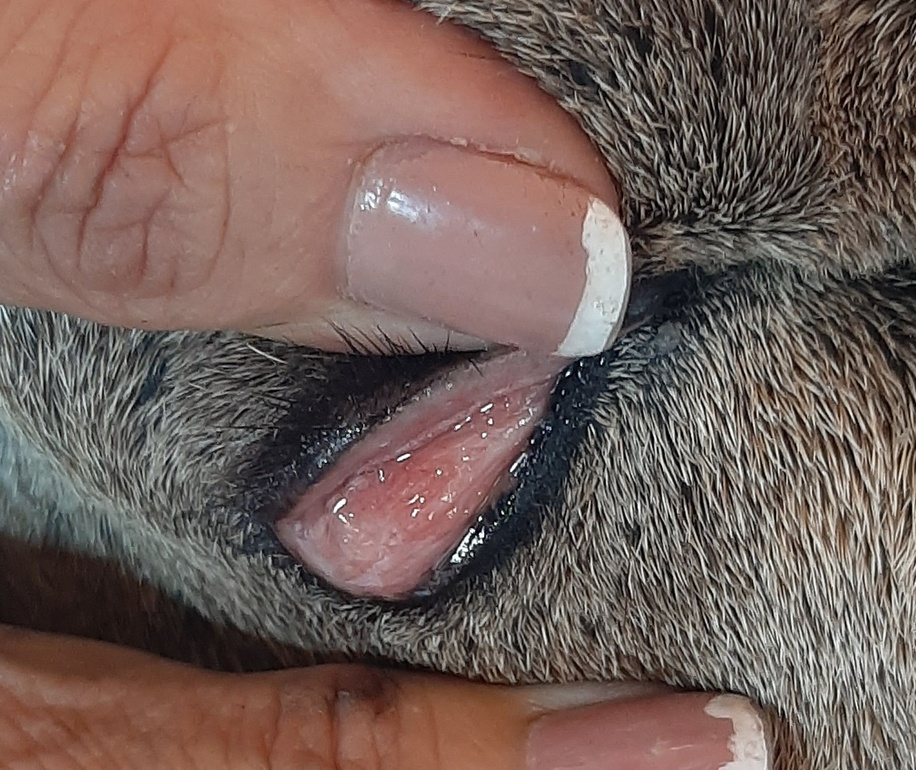
#> input picture CV/Treino/Enviar_3/dados/2023-09-13&695_3.jpg, 916 x 770 px, shrunk from 1416 x 1191 before the run; its folder holds only this picture in this run
$ jupyter execute --allow-errors main2.ipynb   (shell and % lines are left out)
#> lines starting #> are read from the running program, lines starting #| are printed output that depends on the picture; long printed decimals are rounded
#> further down, img is the input picture: shape (770, 916, 3); mean R, G, B 115.4, 95.6, 89.5
Os seguintes valores são calculado com o histograma e são largamente utilizados para representar imagens:
- Média
- Variância
- Skewness
- Kurtosis
- Energia
- Entropia

[cell 1]
#dependencias necessárias

[cell 2]
def descritor_histograma(img_rgb):
    """
    Recebe uma imagem RGB como parâmetro
    """
    import numpy as np

    # Defina o número de intervalos de intensidade (256 para imagens em 8 bits)
    num_bins = 256

    # Inicialize o histograma para cada canal de cor
    hist_r = np.zeros(num_bins, dtype=int)
    hist_g = np.zeros(num_bins, dtype=int)
    hist_b = np.zeros(num_bins, dtype=int)

    # Calcule o histograma manualmente para cada canal
    for row in img_rgb:
        for pixel in row:
            hist_r[pixel[0]] += 1
            hist_g[pixel[1]] += 1
            hist_b[pixel[2]] += 1
#> after the loop, hist_b = 256 values, max 9719 at index 109, min 27 at index 246, mean 2755.2; hist_g = 256 values, max 9050 at index 126, min 28 at index 248, mean 2755.2; hist_r = 256 values, max 7174 at index 177, min 37 at index 253, mean 2755.2

    # Calcule a média para cada canal
    mean_r = np.sum([i * hist_r[i] for i in range(num_bins)]) / np.sum(hist_r)
#> mean_r = 115.4
    mean_g = np.sum([i * hist_g[i] for i in range(num_bins)]) / np.sum(hist_g)
#> mean_g = 95.61
    mean_b = np.sum([i * hist_b[i] for i in range(num_bins)]) / np.sum(hist_b)
#> mean_b = 89.54

    media = mean_r + mean_g + mean_b
#> media = 300.6

    # Calcule a variância para cada canal
    variance_r = np.sum([(i - mean_r) ** 2 * hist_r[i] for i in range(num_bins)]) / np.sum(hist_r)
#> variance_r = 2622.2
    variance_g = np.sum([(i - mean_g) ** 2 * hist_g[i] for i in range(num_bins)]) / np.sum(hist_g)
#> variance_g = 1962.9
    variance_b = np.sum([(i - mean_b) ** 2 * hist_b[i] for i in range(num_bins)]) / np.sum(hist_b)
#> variance_b = 1890.4

    var = variance_r + variance_g + variance_b
#> var = 6475.5

    # Calcule a skewness para cada canal
    skewness_r = np.sum([((i - mean_r) / np.sqrt(variance_r)) ** 3 * hist_r[i] for i in range(num_bins)]) / np.sum(hist_r)
#> skewness_r = -0.298
    skewness_g = np.sum([((i - mean_g) / np.sqrt(variance_g)) ** 3 * hist_g[i] for i in range(num_bins)]) / np.sum(hist_g)
#> skewness_g = 0.146
    skewness_b = np.sum([((i - mean_b) / np.sqrt(variance_b)) ** 3 * hist_b[i] for i in range(num_bins)]) / np.sum(hist_b)
#> skewness_b = 0.317

    sk = skewness_r + skewness_g + skewness_b
#> sk = 0.165

    # Calcule a kurtosis para cada canal
    kurtosis_r = np.sum([((i - mean_r) / np.sqrt(variance_r)) ** 4 * hist_r[i] for i in range(num_bins)]) / np.sum(hist_r)
#> kurtosis_r = 2.12
    kurtosis_g = np.sum([((i - mean_g) / np.sqrt(variance_g)) ** 4 * hist_g[i] for i in range(num_bins)]) / np.sum(hist_g)
#> kurtosis_g = 2.99
    kurtosis_b = np.sum([((i - mean_b) / np.sqrt(variance_b)) ** 4 * hist_b[i] for i in range(num_bins)]) / np.sum(hist_b)
#> kurtosis_b = 3.13

    kur = kurtosis_r + kurtosis_g + kurtosis_b
#> kur = 8.24

    # Calcule a energia para cada canal
    energy_r = np.sum(hist_r ** 2)
#> energy_r = 2973847630
    energy_g = np.sum(hist_g ** 2)
#> energy_g = 3517811012
    energy_b = np.sum(hist_b ** 2)
#> energy_b = 3521598434

    ener = energy_r + energy_g + energy_b
#> ener = 10013257076

    # Calcule a entropia para cada canal
    hist_normalized_r = hist_r / np.sum(hist_r)
#> hist_normalized_r = 256 values, max 0.0102 at index 177, min 5.25e-05 at index 253, mean 0.00391
    entropy_r = -np.sum(hist_normalized_r * np.log2(hist_normalized_r + np.finfo(float).eps))
#> entropy_r = 7.55

    hist_normalized_g = hist_g / np.sum(hist_g)
#> hist_normalized_g = 256 values, max 0.0128 at index 126, min 3.97e-05 at index 248, mean 0.00391
    entropy_g = -np.sum(hist_normalized_g * np.log2(hist_normalized_g + np.finfo(float).eps))
#> entropy_g = 7.4

    hist_normalized_b = hist_b / np.sum(hist_b)
#> hist_normalized_b = 256 values, max 0.0138 at index 109, min 3.83e-05 at index 246, mean 0.00391
    entropy_b = -np.sum(hist_normalized_b * np.log2(hist_normalized_b + np.finfo(float).eps))
#> entropy_b = 7.39

    entr = entropy_r + entropy_g + entropy_b
#> entr = 22.34


    return [media,var,sk,kur,ener,entr]

- Procurar uma base de imagens com duas classes ou mais
- Calcular os atributos de primeira ordem para cada imagem, e criar uma matriz, e adicionar uma coluna na matriz para os rótulos das classes.
- Plotar os atributos dois a dois (scatter plot)
- A entrega será:
    - Notebook com os códigos;
    - Short paper de até 4 páginas com:
        - Introdução: apresentar o problema/base escolhida;
        - Metodologia: explicar os atributos e como são calculados;
        - Resultados: resultado da classificação e scatter plots dos atributos;
        - Extra: plotar os atributos utilizando um algoritmo de redução de dimensionalidade, ex: PCA, t-SNE;
        - Conclusão.
- Será feito pela equipe definida no inicio da disciplina;
- Entrega e apresentação: 25/10/2023

[cell 3]
from sklearn.model_selection import train_test_split
from sklearn.neural_network import MLPClassifier as mlp
from sklearn.metrics import accuracy_score
import numpy as np

def classification(X,y):

    """
    X é uma matriz onde cada linha corresponde aos atributos calculados com o descritor
    y são os rótulos da classe de cada imagem. Exemplo [0,1,0,0,1,2,2,0,0,0,...,1]
    """

    # separar conjuntos de treino e teste
    X_train,X_test,y_train,y_test = train_test_split(X,y,train_size=0.7)
    # criar instancia do classificador
    clf = mlp()
    # treinar o classificador
    clf.fit(X_train,y_train)
    # realizar a predicao
    pred = clf.predict(X_test)
    # calcular o resultado utilizando a acuracia
    acuracia = accuracy_score(y_test,pred)


    return np.round(acuracia,decimals=2)

# Processamento dos dados

[cell 4]
from glob import glob
import pandas as pd
from skimage.io import imread

data = []

dirs = "dados/*.jpg"
excel_name = 'dados.xlsx'
column_names = ['fname', 'deworm', 'mean', 'var', 'skew', 'kurtosis', 'energy', 'entropy']

fnames = glob(dirs)

for name in fnames:

    vermifuga = 0

    famacha = int(name[-5])
    if famacha > 2:
        vermifuga = 1

    img = imread(name)

    aux = descritor_histograma(img)
#> aux = [300.6, 6475.5, 0.165, 8.24, 10013257076, 22.34]
    aux.insert(0,name[6:])
    aux.insert(1,vermifuga)
    data.append(aux)

print(data)
#| [['2023-09-13&695_3.jpg', 1, 300.566, 6475.523, 0.1646, 8.243, 10013257076, 22.336]]

df = pd.DataFrame(data,columns=column_names)
#> df = table of 1 rows and 8 columns

df.to_excel(excel_name, index=False)

# Carregamento dos dados já processados

[cell 5]
import pandas as pd

# Carregar o arquivo Excel em um DataFrame
df = pd.read_excel('dados.xlsx')


matriz = []

#salvando os dados em uma matriz
for i in range(0,len(df),1):
    matriz.append([df["mean"][i],df["var"][i],df["skew"][i],df["kurtosis"][i], df["energy"][i],df["entropy"][i]])

famacha = df["deworm"]


#print(classification(matriz, famacha))

# Criação dos Scatter plots 2 a 2

[cell 6]
import matplotlib.pyplot as plt
import os

output = "scatter_plots"

if not os.path.exists(output):
    os.makedirs(output)

columns = ["mean", "var","skew", "kurtosis", "energy", "entropy"]

plt.figure(figsize=(8, 6))

for i in range(0,len(columns)-1,1):
    for j in range(i+1,len(columns),1):


        plt.scatter(df[columns[i]], df[columns[j]])
        plt.xlabel(columns[i])
        plt.ylabel(columns[j])
        fig_name = f'{columns[i]} X {columns[j]}'
        plt.savefig(os.path.sep.join((output,fig_name)))
#> this loop made 5 passes
#> pass 1, `plt.savefig(os.path.sep.join((output,fig_name)))`:
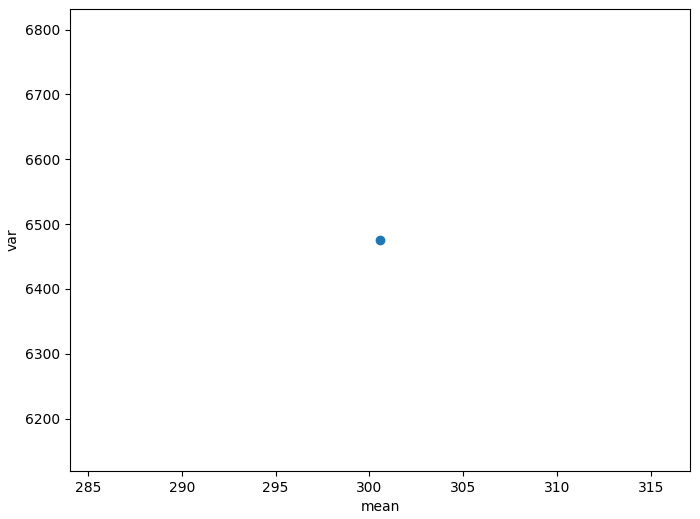
#> figure drawn by matplotlib, 1 panel
#> pass 1, `plt.savefig(os.path.sep.join((output,fig_name)))`:
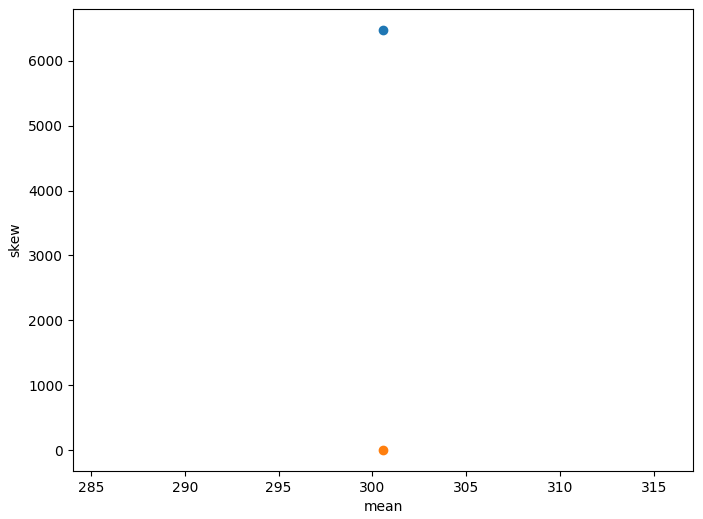
#> figure drawn by matplotlib, 1 panel
#> pass 1, `plt.savefig(os.path.sep.join((output,fig_name)))`:
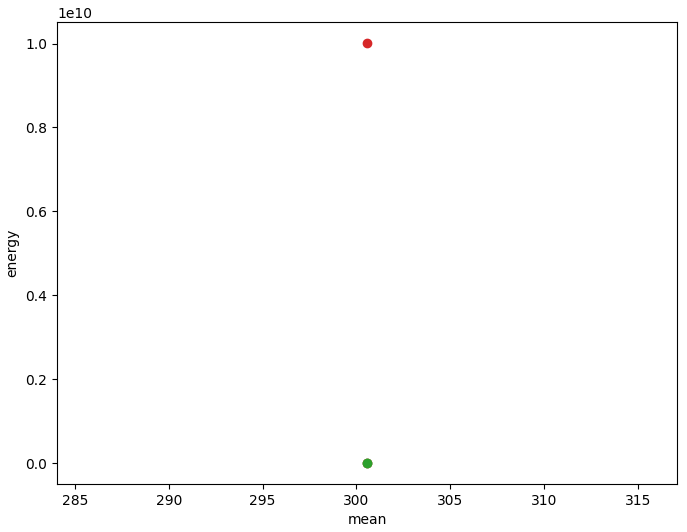
#> figure drawn by matplotlib, 1 panel
#> pass 2, `plt.savefig(os.path.sep.join((output,fig_name)))`:
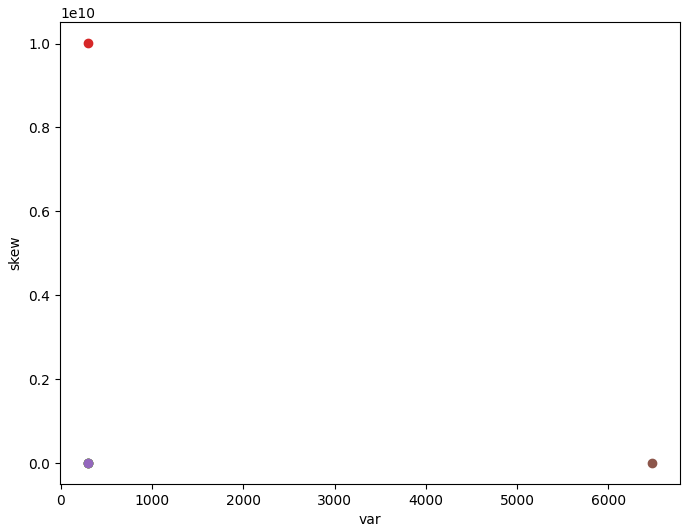
#> figure drawn by matplotlib, 1 panel
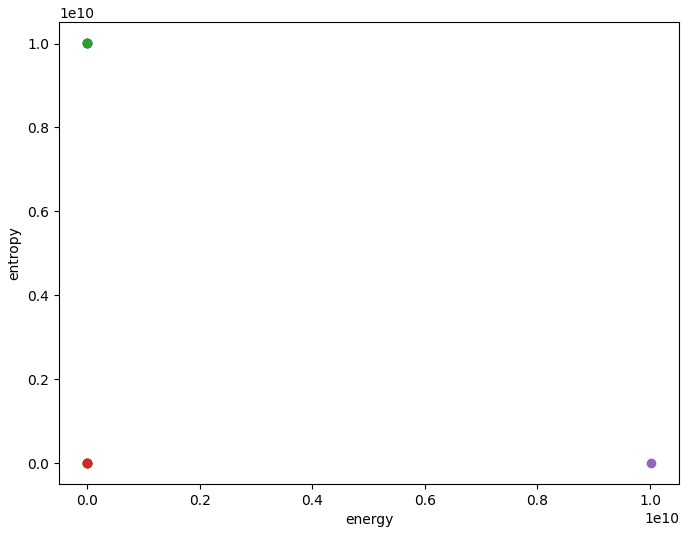
#> figure drawn by matplotlib, 1 panel

[cell 7]
import matplotlib.pyplot as plt
import itertools

columns = ["mean", "var", "skew", "kurtosis", "energy", "entropy"]

combinations = list(itertools.combinations(columns, 2))

# Crie uma figura que conterá todos os scatter plots
fig, axes = plt.subplots(len(combinations), 1, figsize=(8, 6 * len(combinations)))

for i, combo in enumerate(combinations):
    col1, col2 = combo
    ax = axes[i]

    # Plote os pontos de col1 em azul e de col2 em preto
    ax.scatter(df[col1], df[col2], c='blue', label=col1)
    ax.scatter(df[col1], df[col2], c='black', label=col2)

    ax.set_xlabel(col1)
    ax.set_ylabel(col2)
    ax.set_title(f'{col1} x {col2}')

    # Crie uma legenda
    ax.legend()

# Ajuste o layout dos subplots
plt.tight_layout()

# Exiba a figura
plt.show()
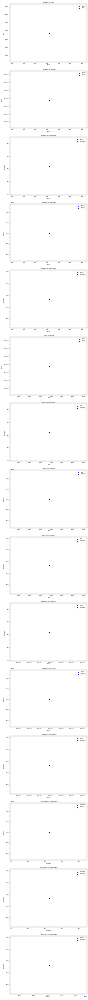
#> figure drawn by matplotlib, 15 panels

$ run again, on CV/Treino/Enviar_3/dados/img114_3.jpg
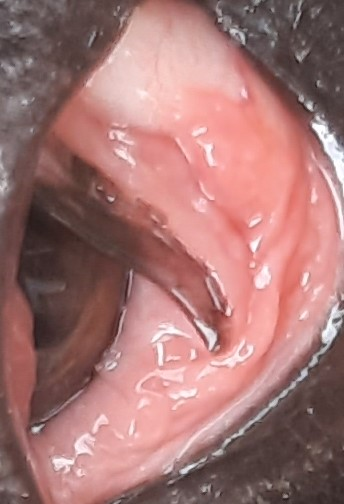
#> input picture CV/Treino/Enviar_3/dados/img114_3.jpg, 344 x 504 px
#> img is the input picture: shape (504, 344, 3); mean R, G, B 165.5, 118.4, 116.4
#> after the loop in descritor_histograma, `for row in img_rgb:`: hist_b = 256 values, max 2218 at index 65, min 0 at index 0, mean 677.2; hist_g = 256 values, max 2185 at index 60, min 0 at index 0, mean 677.2; hist_r = 256 values, max 2445 at index 255, min 0 at index 0, mean 677.2
#> mean_r = 165.5
#> mean_g = 118.4
#> mean_b = 116.4
#> media = 400.2
#> variance_r = 4128.7
#> variance_g = 2284.5
#> variance_b = 2318.4
#> var = 8731.6
#> skewness_r = -0.121
#> skewness_g = 0.23
#> skewness_b = 0.258
#> sk = 0.368
#> kurtosis_r = 1.42
#> kurtosis_g = 1.95
#> kurtosis_b = 2.01
#> kur = 5.37
#> energy_r = 203446142
#> energy_g = 215000188
#> energy_b = 210351348
#> ener = 628797678
#> hist_normalized_r = 256 values, max 0.0141 at index 255, min 0 at index 0, mean 0.00391
#> entropy_r = 7.43
#> hist_normalized_g = 256 values, max 0.0126 at index 60, min 0 at index 0, mean 0.00391
#> entropy_g = 7.35
#> hist_normalized_b = 256 values, max 0.0128 at index 65, min 0 at index 0, mean 0.00391
#> entropy_b = 7.37
#> entr = 22.14
#> aux = [400.2, 8731.6, 0.368, 5.37, 628797678, 22.14]
#| [['img114_3.jpg', 1, 400.205, 8731.624, 0.3676, 5.370, 628797678, 22.145]]
#> df = table of 1 rows and 8 columns
#> the loop `for i in range(0,len(columns)-1,1):` made 5 passes
#> pass 1, `plt.savefig(os.path.sep.join((output,fig_name)))`:
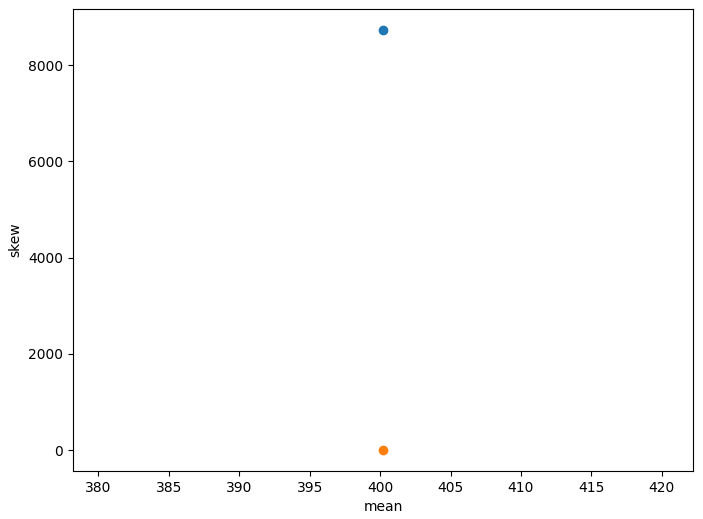
#> figure drawn by matplotlib, 1 panel
#> pass 2, `plt.savefig(os.path.sep.join((output,fig_name)))`:
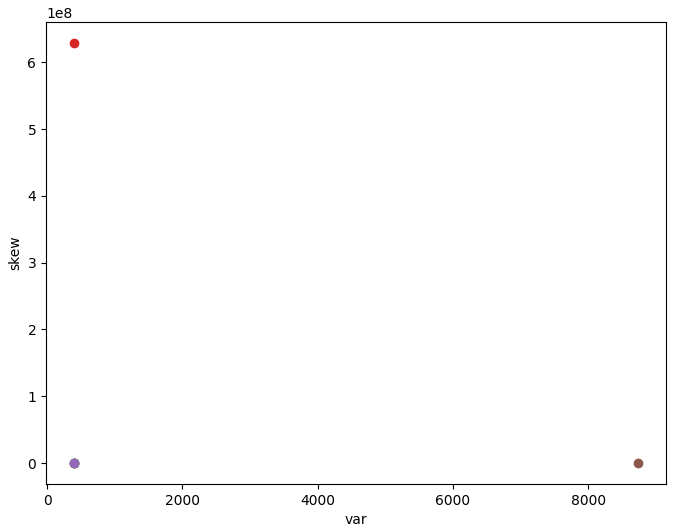
#> figure drawn by matplotlib, 1 panel

$ run again, on CV/Treino/Enviar_3/dados/img123_2.JPG
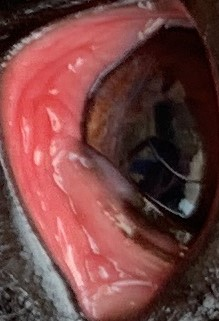
#> input picture CV/Treino/Enviar_3/dados/img123_2.JPG, 219 x 321 px
#> img is the input picture: shape (321, 219, 3); mean R, G, B 114.5, 65, 63.7
#> after the loop in descritor_histograma, `for row in img_rgb:`: hist_b = 256 values, max 1568 at index 0, min 0 at index 199, mean 274.6; hist_g = 256 values, max 1345 at index 6, min 0 at index 204, mean 274.6; hist_r = 256 values, max 764 at index 40, min 21 at index 0, mean 274.6
#> mean_r = 114.5
#> mean_g = 65.03
#> mean_b = 63.69
#> media = 243.3
#> variance_r = 5638.8
#> variance_g = 1965.3
#> variance_b = 2082.8
#> var = 9686.8
#> skewness_r = 0.25
#> skewness_g = 0.256
#> skewness_b = 0.289
#> sk = 0.795
#> kurtosis_r = 1.58
#> kurtosis_g = 2.18
#> kurtosis_b = 2.13
#> kur = 5.89
#> energy_r = 24536697
#> energy_g = 39743193
#> energy_b = 41561055
#> ener = 105840945
#> hist_normalized_r = 256 values, max 0.0109 at index 40, min 0.000299 at index 0, mean 0.00391
#> entropy_r = 7.81
#> hist_normalized_g = 256 values, max 0.0191 at index 6, min 0 at index 204, mean 0.00391
#> entropy_g = 7.18
#> hist_normalized_b = 256 values, max 0.0223 at index 0, min 0 at index 199, mean 0.00391
#> entropy_b = 7.15
#> entr = 22.14
#> aux = [243.3, 9686.8, 0.795, 5.89, 105840945, 22.14]
#| [['img123_2.JPG', 0, 243.258, 9686.846, 0.7948, 5.886, 105840945, 22.144]]
#> df = table of 1 rows and 8 columns
#> the loop `for i in range(0,len(columns)-1,1):` made 5 passes
#> pass 1, `plt.savefig(os.path.sep.join((output,fig_name)))`:
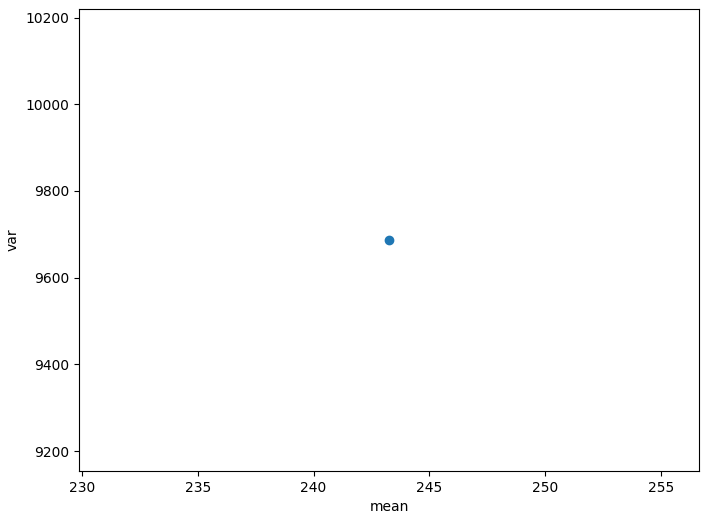
#> figure drawn by matplotlib, 1 panel
#> `[cell 6] import matplotlib.pyplot as plt import os  output = "scatter_..`:
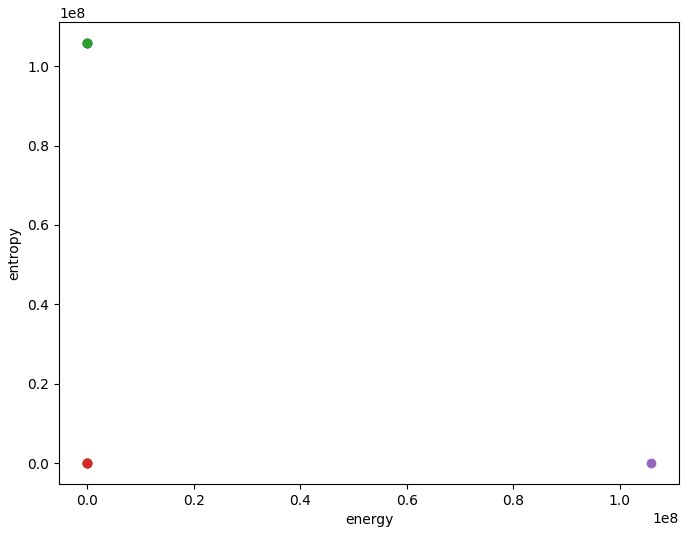
#> figure drawn by matplotlib, 1 panel

$ run again, on CV/Treino/Enviar_3/dados/img141_2.jpg
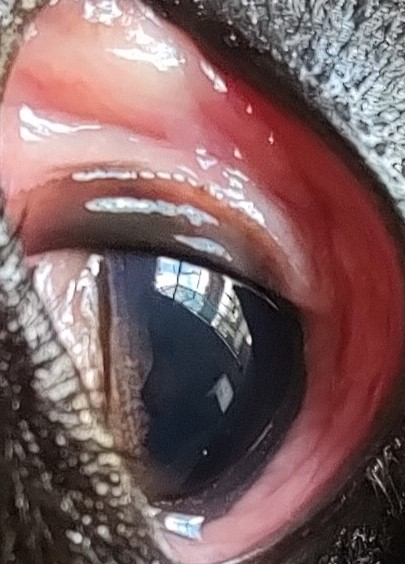
#> input picture CV/Treino/Enviar_3/dados/img141_2.jpg, 405 x 564 px
#> img is the input picture: shape (564, 405, 3); mean R, G, B 124.9, 96.2, 97.2
#> after the loop in descritor_histograma, `for row in img_rgb:`: hist_b = 256 values, max 3174 at index 36, min 31 at index 1, mean 892.3; hist_g = 256 values, max 3388 at index 32, min 15 at index 1, mean 892.3; hist_r = 256 values, max 1873 at index 255, min 0 at index 0, mean 892.3
#> mean_r = 124.9
#> mean_g = 96.21
#> mean_b = 97.23
#> media = 318.3
#> variance_r = 4845.3
#> variance_g = 4195.5
#> variance_b = 4163.1
#> var = 13203.8
#> skewness_r = 0.156
#> skewness_g = 0.585
#> skewness_b = 0.603
#> sk = 1.34
#> kurtosis_r = 1.77
#> kurtosis_g = 2.08
#> kurtosis_b = 2.16
#> kur = 6.01
#> energy_r = 241282582
#> energy_g = 338129734
#> energy_b = 319413248
#> ener = 898825564
#> hist_normalized_r = 256 values, max 0.0082 at index 255, min 0 at index 0, mean 0.00391
#> entropy_r = 7.84
#> hist_normalized_g = 256 values, max 0.0148 at index 32, min 6.57e-05 at index 1, mean 0.00391
#> entropy_g = 7.61
#> hist_normalized_b = 256 values, max 0.0139 at index 36, min 0.000136 at index 1, mean 0.00391
#> entropy_b = 7.65
#> entr = 23.1
#> aux = [318.3, 13203.8, 1.34, 6.01, 898825564, 23.1]
#| [['img141_2.jpg', 0, 318.296, 13203.822, 1.345, 6.010, 898825564, 23.103]]
#> df = table of 1 rows and 8 columns
#> the loop `for i in range(0,len(columns)-1,1):` made 5 passes
#> pass 1, `plt.savefig(os.path.sep.join((output,fig_name)))`:
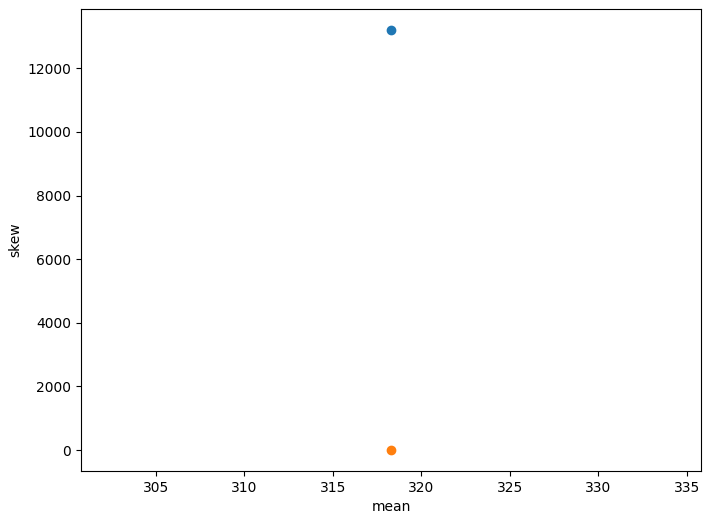
#> figure drawn by matplotlib, 1 panel
#> pass 2, `plt.savefig(os.path.sep.join((output,fig_name)))`:
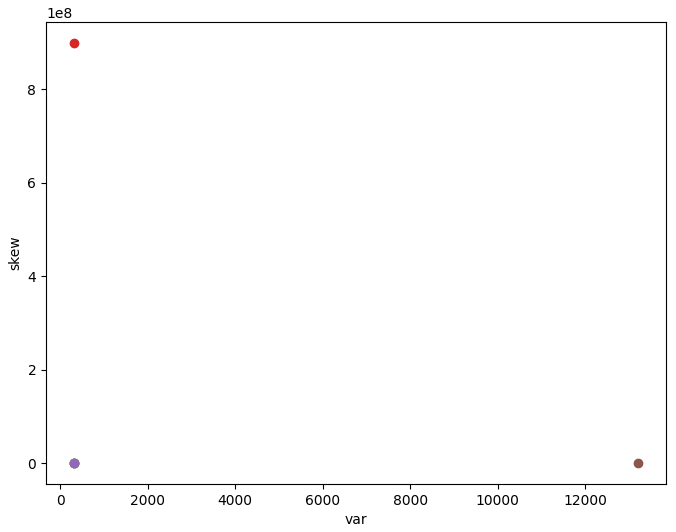
#> figure drawn by matplotlib, 1 panel
